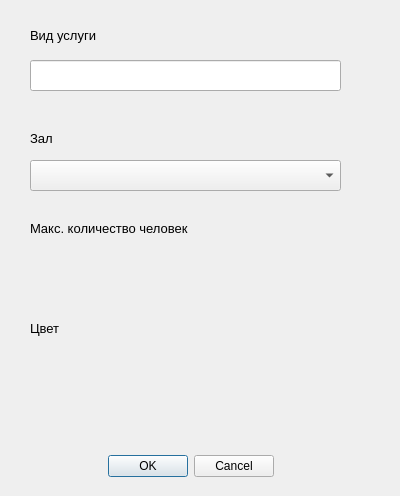
<?xml version="1.0" encoding="UTF-8"?>
<ui version="4.0">
 <class>Dialog</class>
 <widget class="QDialog" name="Dialog">
  <property name="geometry">
   <rect>
    <x>0</x>
    <y>0</y>
    <width>400</width>
    <height>496</height>
   </rect>
  </property>
  <property name="windowTitle">
   <string>Dialog</string>
  </property>
  <widget class="QDialogButtonBox" name="buttonBoxService">
   <property name="geometry">
    <rect>
     <x>20</x>
     <y>450</y>
     <width>341</width>
     <height>32</height>
    </rect>
   </property>
   <property name="orientation">
    <enum>Qt::Horizontal</enum>
   </property>
   <property name="standardButtons">
    <set>QDialogButtonBox::Cancel|QDialogButtonBox::Ok</set>
   </property>
   <property name="centerButtons">
    <bool>true</bool>
   </property>
  </widget>
  <widget class="QLabel" name="labelTypeService">
   <property name="geometry">
    <rect>
     <x>30</x>
     <y>20</y>
     <width>91</width>
     <height>31</height>
    </rect>
   </property>
   <property name="font">
    <font>
     <pointsize>10</pointsize>
    </font>
   </property>
   <property name="text">
    <string>Вид услуги</string>
   </property>
  </widget>
  <widget class="QLineEdit" name="TypeServiceEdit">
   <property name="geometry">
    <rect>
     <x>30</x>
     <y>60</y>
     <width>311</width>
     <height>31</height>
    </rect>
   </property>
  </widget>
  <widget class="QComboBox" name="HallCombBox">
   <property name="geometry">
    <rect>
     <x>30</x>
     <y>160</y>
     <width>311</width>
     <height>31</height>
    </rect>
   </property>
  </widget>
  <widget class="QLabel" name="labelHall">
   <property name="geometry">
    <rect>
     <x>30</x>
     <y>130</y>
     <width>55</width>
     <height>16</height>
    </rect>
   </property>
   <property name="font">
    <font>
     <pointsize>10</pointsize>
    </font>
   </property>
   <property name="text">
    <string>Зал</string>
   </property>
  </widget>
  <widget class="QLabel" name="labelMax">
   <property name="geometry">
    <rect>
     <x>30</x>
     <y>220</y>
     <width>211</width>
     <height>16</height>
    </rect>
   </property>
   <property name="font">
    <font>
     <pointsize>10</pointsize>
    </font>
   </property>
   <property name="text">
    <string>Макс. количество человек</string>
   </property>
  </widget>
  <widget class="QLabel" name="label_MaxE">
   <property name="geometry">
    <rect>
     <x>30</x>
     <y>260</y>
     <width>81</width>
     <height>31</height>
    </rect>
   </property>
   <property name="font">
    <font>
     <pointsize>10</pointsize>
    </font>
   </property>
   <property name="text">
    <string/>
   </property>
  </widget>
  <widget class="QLabel" name="ColorLabel">
   <property name="geometry">
    <rect>
     <x>30</x>
     <y>320</y>
     <width>55</width>
     <height>16</height>
    </rect>
   </property>
   <property name="font">
    <font>
     <pointsize>10</pointsize>
    </font>
   </property>
   <property name="text">
    <string>Цвет</string>
   </property>
  </widget>
  <widget class="QLabel" name="labelColorE">
   <property name="geometry">
    <rect>
     <x>130</x>
     <y>320</y>
     <width>191</width>
     <height>31</height>
    </rect>
   </property>
   <property name="text">
    <string/>
   </property>
  </widget>
 </widget>
 <resources/>
 <connections>
  <connection>
   <sender>buttonBoxService</sender>
   <signal>accepted()</signal>
   <receiver>Dialog</receiver>
   <slot>accept()</slot>
   <hints>
    <hint type="sourcelabel">
     <x>248</x>
     <y>254</y>
    </hint>
    <hint type="destinationlabel">
     <x>157</x>
     <y>274</y>
    </hint>
   </hints>
  </connection>
  <connection>
   <sender>buttonBoxService</sender>
   <signal>rejected()</signal>
   <receiver>Dialog</receiver>
   <slot>reject()</slot>
   <hints>
    <hint type="sourcelabel">
     <x>316</x>
     <y>260</y>
    </hint>
    <hint type="destinationlabel">
     <x>286</x>
     <y>274</y>
    </hint>
   </hints>
  </connection>
 </connections>
</ui>
